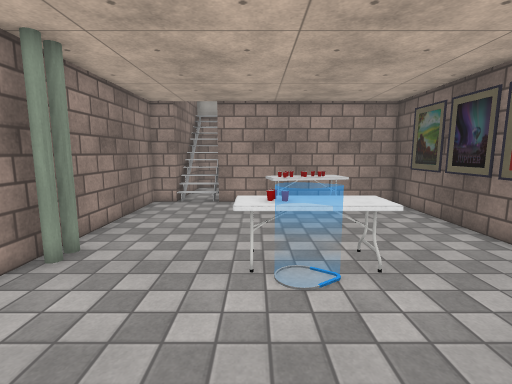
[1] (above)

13 first-person views from a walk through a Unity game level. The camera is 1.4 m above the floor, tilts 8° down and sees 85° across. The floor is counted in squares, 0.5 m on a side. Each view is taken from the middle of a square. On the plan, view 1 faces up. The plan holds only what a view shows up to about 19 squares ahead; the rest is blank. Some animated figures are not drawn. Some surface patterns are stand-ins.

[2]
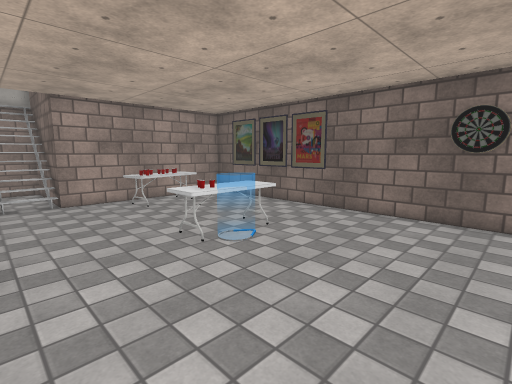

[3]
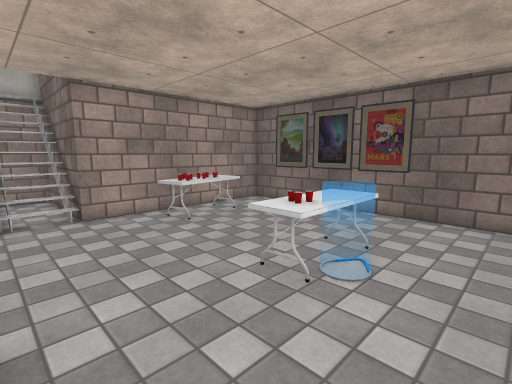

[4]
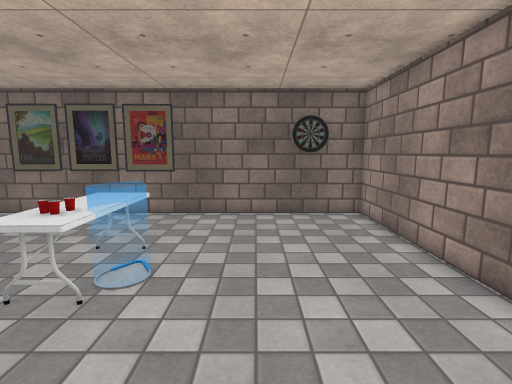

[5]
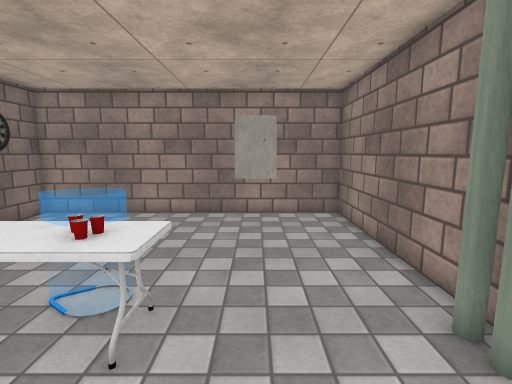

[6]
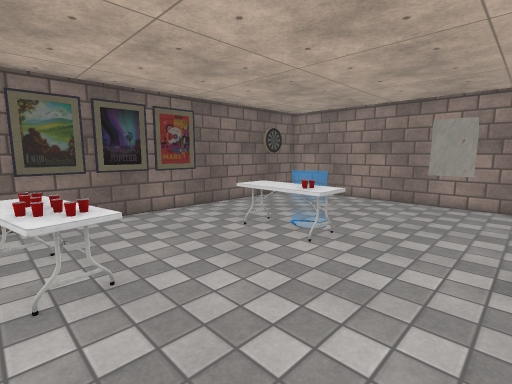

[7]
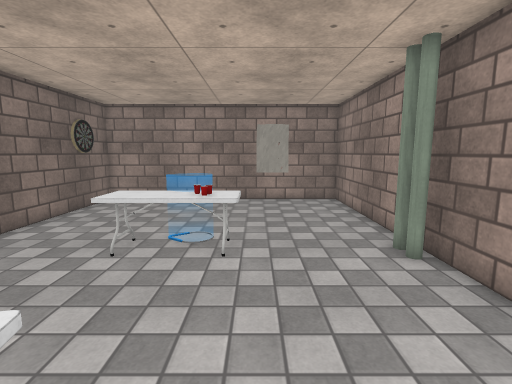

[8]
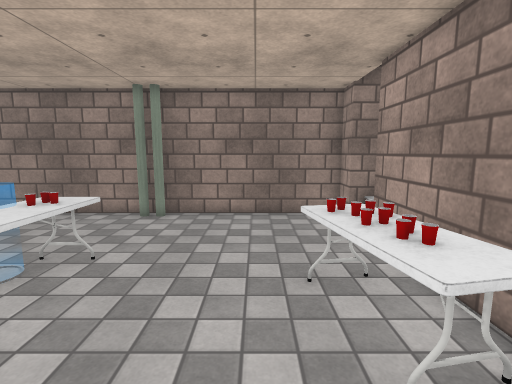

[9]
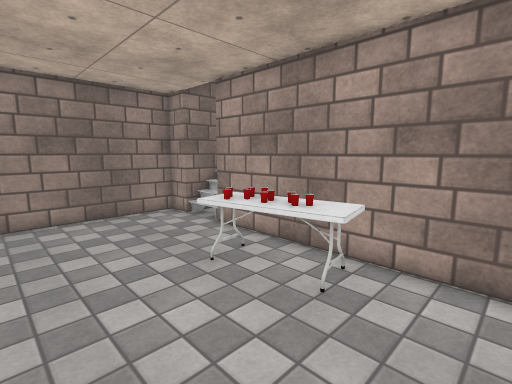

[10]
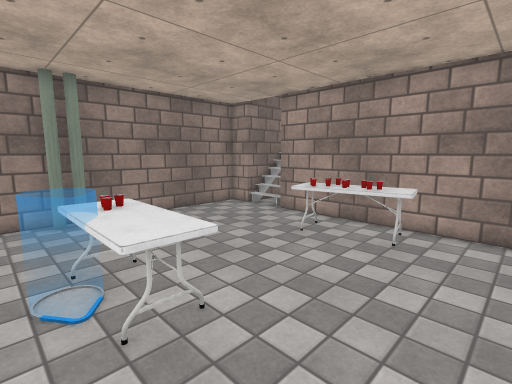

[11]
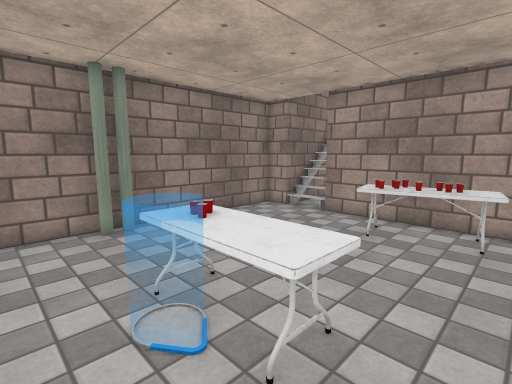

[12]
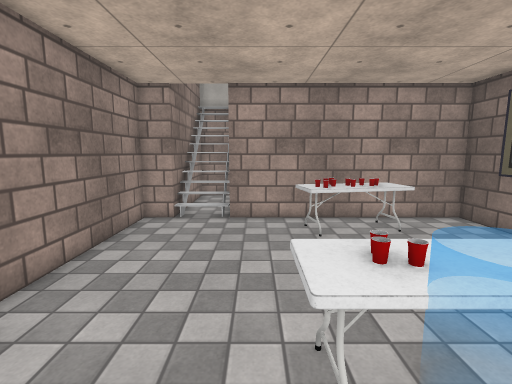

[13]
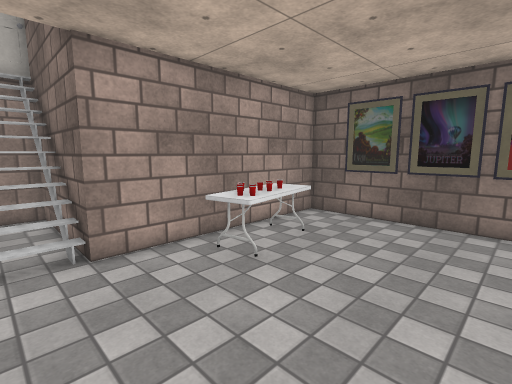

### Floor plan
Points are (right, up) in squares from view 1. A wall is a line through its corners. A room is listed if a view was taken in it or the views show most of it. See-through windows are left out.
Room 1 (views 1, 2, 3, 4, 5, 6, 7, 8, 9, 10, 11, 12, 13)
walls: (-2.1, 15.9) (-2.1, 22.4) (-4.6, 22.4); (7.7, 0.2) (7.7, 1.4); (-4.6, 20.9) (-4.6, 15.9) (-5.9, 15.9) (-5.9, -1.9) (7.9, -1.9) (7.9, 15.9) (-2.5, 15.9)
low walls: (-3.5, 16.5) (-4.6, 16.5); (-3.5, 17.1) (-4.6, 17.1); (-3.5, 17.6) (-4.5, 17.6); (-2.1, 21.8) (-3.9, 21.8)
objects: other object (-1, 6) to (3, 8); other object (1, 5); other object (1, 13) to (5, 15)

Where each view was taken, in squares from view 1:
view 1: 0 up, 0 right, facing up
view 2: 1 down, 5 left, facing up-right
view 3: 3 up, 5 left, facing up-right
view 4: 3 up, 5 left, facing right
view 5: 11 up, 2 left, facing down
view 6: 15 up, 5 left, facing down-right
view 7: 15 up, 1 left, facing down
view 8: 12 up, 7 right, facing left
view 9: 9 up, 7 right, facing up-left
view 10: 5 up, 7 right, facing up-left
view 11: 4 up, 5 right, facing up-left
view 12: 4 up, 1 left, facing up
view 13: 8 up, 4 left, facing up-right
